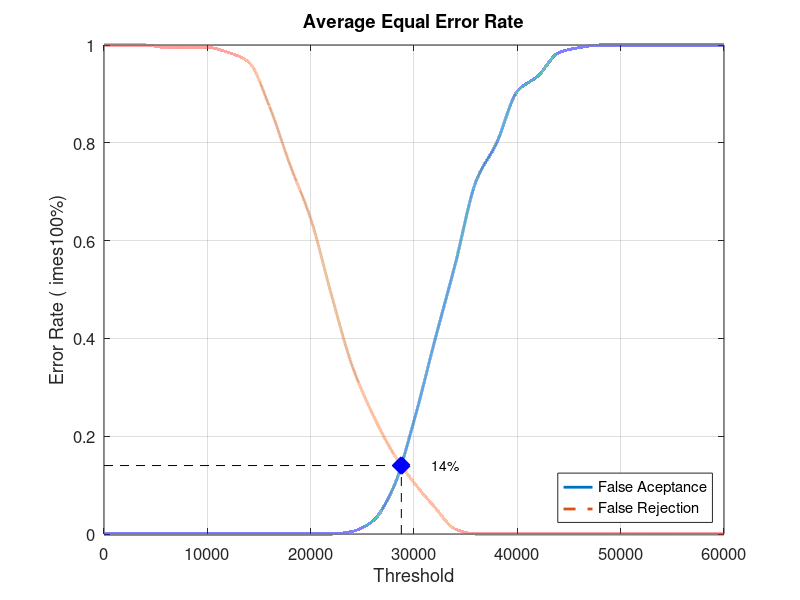
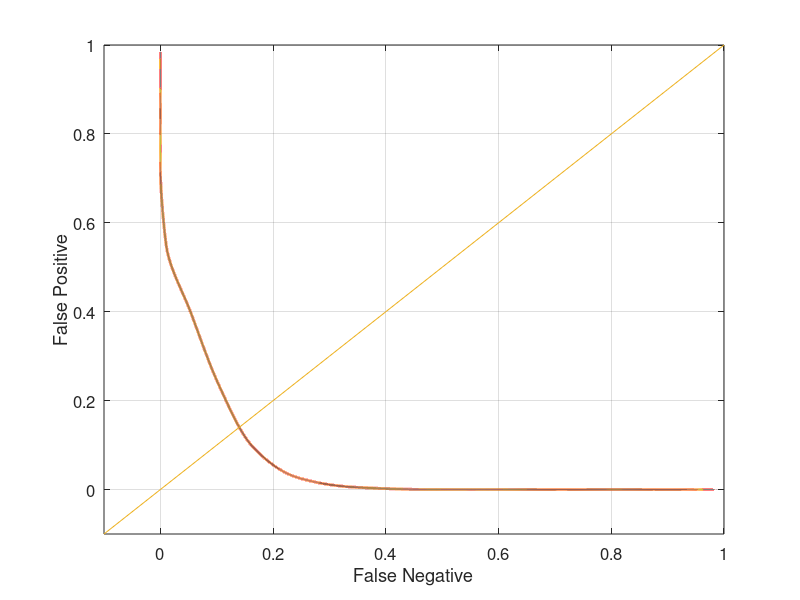

The MATLAB script that drew these images, in order:
close all;
clear;
clc;
x = 0:2000:60000;
xq = 0:0.5:60000;

y0 = [0 0 0 0 0 0 0 0 0 0 0 0 0.00526316 0.0263158 0.0947368 0.231579 0.394737 0.552632 0.721053 0.8 0.905263 0.936842 0.984211 0.994737 1 1 1 1 1 1 1]
yy0 = interp1(x, y0, xq, 'pchip');
y1 = [1 1 1 0.995 0.995 0.995 0.985 0.965 0.875 0.755 0.645 0.49 0.345 0.245 0.165 0.105 0.055 0.01 0 0 0 0 0 0 0 0 0 0 0 0 0]
yy1 = interp1(x, y1, xq, 'pchip');

% Calculating EER: 
y2 = abs(y0 - y1);
find(y2 == min(y2))
yy2 = abs(yy0 - yy1);
xEER = find(yy2 == min(yy2));
xEERIndex = xq(xEER) % X-axis EER
yEER = yy0(xEER) % Y-axis EER

main = figure
plot(xq, yy0,'-','LineWidth', 2);	hold on
plot(xq, yy1,'--','LineWidth', 2);	hold on
plot([xEERIndex xEERIndex], [0 yEER], 'k--');	hold on
plot([0 xEERIndex], [yEER yEER], 'k--');	hold on
plot(xEERIndex, yEER, 'bx', 'LineWidth', 10);	hold on
text(xEERIndex + 10 * xEERIndex / 100, yEER, [num2str(round((10000 * yEER)) / 100) '%'])
legend('False Aceptance', 'False Rejection', 'Location', 'SouthEast')
xlabel('Threshold')
ylabel('Error Rate (	imes100%)')
title('Average Equal Error Rate')
set(gca, 'FontSize', 12)
axis([0 60000 0 1])
grid on

print(main, 'Database2_1Main', '-dpng');
FNRxFPR = figure('Color', [1 1 1]);
plot(yy1, yy0, '-', yy1, yy0, 'LineWidth', 2);
hold on
y = -0.1:0.1:1
plot(y, y); 
set(gca, 'FontSize', 12)
xlabel('False Negative')
ylabel('False Positive')
axis([-0.1 1 -0.1 1])
set(gca, 'FontSize', 12)
grid on

print(FNRxFPR, 'Database2_1FNRxFPR','-dpng');
